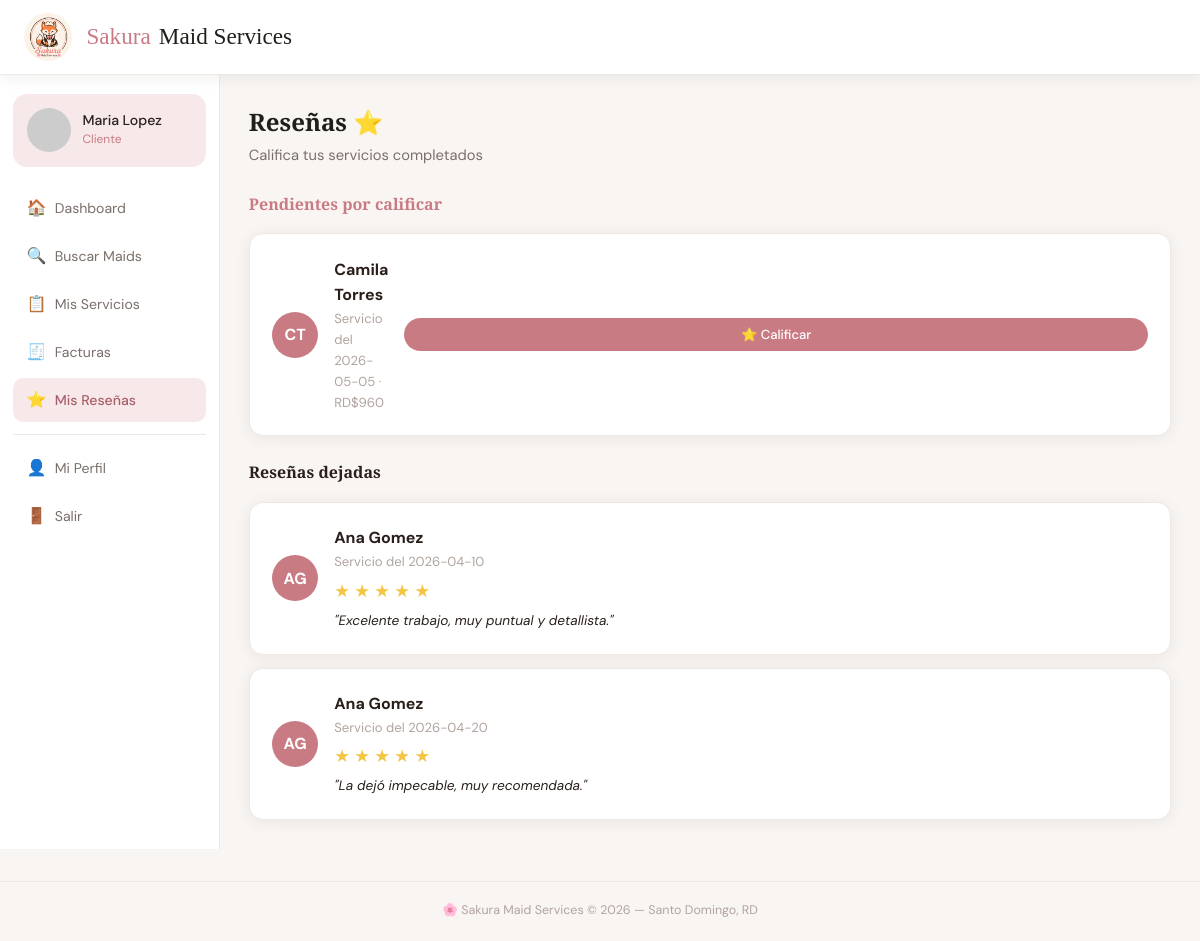
The app's page /resenas (signed in) with its own data.
### tables this page shows
CREATE TABLE IF NOT EXISTS servicio (
  id           INT UNSIGNED AUTO_INCREMENT PRIMARY KEY,
  cliente_id   INT UNSIGNED NOT NULL,
  maid_id      INT UNSIGNED NOT NULL,
  descripcion  TEXT,
  fecha        DATE NOT NULL,
  hora_inicio  TIME NOT NULL,
  hora_fin     TIME NOT NULL,
  direccion    VARCHAR(255) NOT NULL,
  estado       ENUM('pendiente','confirmado','en_progreso','completado','cancelado') NOT NULL DEFAULT 'pendiente',
  precio_total DECIMAL(10,2) DEFAULT 0.00,
  created_at   TIMESTAMP DEFAULT CURRENT_TIMESTAMP,
  FOREIGN KEY (cliente_id) REFERENCES usuario(id),
  FOREIGN KEY (maid_id)    REFERENCES perfil_maid(id)
);

CREATE TABLE IF NOT EXISTS usuario (
  id            INT UNSIGNED AUTO_INCREMENT PRIMARY KEY,
  nombre        VARCHAR(80)  NOT NULL,
  apellido      VARCHAR(80)  NOT NULL,
  email         VARCHAR(150) NOT NULL UNIQUE,
  password_hash VARCHAR(255) NOT NULL,
  telefono      VARCHAR(20),
  rol           ENUM('cliente','maid','admin') NOT NULL DEFAULT 'cliente',
  avatar_seed   VARCHAR(50) DEFAULT NULL,
  created_at    TIMESTAMP DEFAULT CURRENT_TIMESTAMP
);

CREATE TABLE IF NOT EXISTS resena (
  id           INT UNSIGNED AUTO_INCREMENT PRIMARY KEY,
  servicio_id  INT UNSIGNED NOT NULL UNIQUE,
  autor_id     INT UNSIGNED NOT NULL,
  calificacion TINYINT NOT NULL CHECK (calificacion BETWEEN 1 AND 5),
  comentario   TEXT,
  created_at   TIMESTAMP DEFAULT CURRENT_TIMESTAMP,
  FOREIGN KEY (servicio_id) REFERENCES servicio(id) ON DELETE CASCADE,
  FOREIGN KEY (autor_id)    REFERENCES usuario(id)
);

### app/controllers/ResenaController.php (called while the page is built, shortened)
<?php
class ResenaController {
   public function index(): void {
    $user = authUser(); $db = getDB();
    $r = $db->prepare("SELECT r.*,s.fecha,u.nombre mn,u.apellido ma FROM resena r JOIN servicio s ON r.servicio_id=s.id JOIN perfil_maid pm ON s.maid_id=pm.id JOIN usuario u ON pm.usuario_id=u.id WHERE r.autor_id=? ORDER BY r.created_at DESC");
    $r->execute([$user['id']]); $resenas = $r->fetchAll();
    $p = $db->prepare("SELECT s.*,u.nombre mn,u.apellido ma FROM servicio s JOIN perfil_maid pm ON s.maid_id=pm.id JOIN usuario u ON pm.usuario_id=u.id WHERE s.cliente_id=? AND s.estado='completado' AND s.id NOT IN (SELECT servicio_id FROM resena) ORDER BY s.fecha DESC");
    $p->execute([$user['id']]); $pendientes = $p->fetchAll();
    require __DIR__.'/../views/client/resenas.php';
}
}

### config/app.php (called while the page is built, shortened)
<?php
function e(string $s): string         { return htmlspecialchars($s, ENT_QUOTES, 'UTF-8'); }

### app/views/client/resenas.php (the view)
<?php $pageTitle='Reseñas'; $ap='resenas'; require __DIR__.'/../shared/layout_top.php'; ?>
<div class="page-head"><h1>Reseñas ⭐</h1><p>Califica tus servicios completados</p></div>
<?php if(empty($resenas) && empty($pendientes)): ?>
<div class="card" style="text-align:center;padding:3rem">
  <div style="font-size:3rem;margin-bottom:1rem">⭐</div>
  <p style="color:var(--g400)">No tienes servicios completados aún.</p>
</div>
<?php else: ?>
<?php if(!empty($pendientes)): ?>
<div style="margin-bottom:1.5rem">
  <h2 style="font-size:1rem;margin-bottom:1rem;color:var(--rose)">Pendientes por calificar</h2>
  <div style="display:flex;flex-direction:column;gap:.8rem">
  <?php foreach($pendientes as $s):
    $ini = strtoupper(substr($s['mn'],0,1).substr($s['ma'],0,1));
  ?>
  <div class="card" style="display:flex;align-items:center;gap:1rem">
    <div style="width:46px;height:46px;border-radius:50%;background:#C97B84;display:flex;align-items:center;justify-content:center;color:#fff;font-weight:700;font-size:1rem;flex-shrink:0"><?=$ini?></div>
    <div style="flex:1">
      <div style="font-weight:700"><?=e($s['mn'].' '.$s['ma'])?></div>
      <div style="font-size:.82rem;color:var(--g400)">Servicio del <?=e($s['fecha'])?> · RD$<?=number_format($s['precio_total'],0,'.','.')?></div>
    </div>
    <a href="/resenas/crear?servicio_id=<?=(int)$s['id']?>" class="btn btn-primary btn-sm">⭐ Calificar</a>
  </div>
  <?php endforeach; ?>
  </div>
</div>
<?php endif; ?>
<?php if(!empty($resenas)): ?>
<div>
  <h2 style="font-size:1rem;margin-bottom:1rem">Reseñas dejadas</h2>
  <div style="display:flex;flex-direction:column;gap:.8rem">
  <?php foreach($resenas as $r):
    $ini = strtoupper(substr($r['mn'],0,1).substr($r['ma'],0,1));
    $est = (int)$r['calificacion'];
  ?>
  <div class="card">
    <div style="display:flex;align-items:center;gap:1rem">
      <div style="width:46px;height:46px;border-radius:50%;background:#C97B84;display:flex;align-items:center;justify-content:center;color:#fff;font-weight:700;font-size:1rem;flex-shrink:0"><?=$ini?></div>
      <div style="flex:1">
        <div style="font-weight:700"><?=e($r['mn'].' '.$r['ma'])?></div>
        <div style="font-size:.82rem;color:var(--g400)">Servicio del <?=e($r['fecha'])?></div>
        <div style="margin:.3rem 0">
          <?php for($i=1;$i<=5;$i++): ?>
            <span style="color:<?=$i<=$est?'#f4c542':'#ddd'?>;font-size:1.1rem">★</span>
          <?php endfor; ?>
        </div>
        <?php if($r['comentario']): ?>
        <div style="font-size:.85rem;color:var(--g500);font-style:italic">"<?=e($r['comentario'])?>"</div>
        <?php endif; ?>
      </div>
    </div>
  </div>
  <?php endforeach; ?>
  </div>
</div>
<?php endif; ?>
<?php endif; ?>
<?php require __DIR__.'/../shared/layout_bottom.php'; ?>

### public/index.php (shortened to what this page needs)
<?php
require_once __DIR__.'/../config/app.php';
$uri = strtok($_SERVER['REQUEST_URI'], '?');
$uri = preg_replace('#/+#', '/', $uri);
$uri = rtrim($uri, '/');
$method = $_SERVER['REQUEST_METHOD'];
$routes = [
    ['GET',  '/',                      'HomeController',      'index'],
    ['GET',  '/login',                 'AuthController',      'loginForm'],
    ['POST', '/login',                 'AuthController',      'login'],
    ['GET',  '/registro',              'AuthController',      'registerForm'],
    ['POST', '/registro',              'AuthController',      'register'],
    ['GET',  '/logout',                'AuthController',      'logout'],
    ['GET',  '/dashboard',             'DashboardController', 'index'],
    ['GET',  '/maids',                 'MaidController',      'index'],
    ['GET',  '/maids/perfil',          'MaidController',      'perfil'],
    ['POST', '/maids/perfil',          'MaidController',      'guardarPerfil'],
    ['GET',  '/servicios',             'ServicioController',  'index'],
    ['GET',  '/servicios/nuevo',       'ServicioController',  'nuevo'],
    ['POST', '/servicios/nuevo',       'ServicioController',  'crear'],
    ['POST', '/servicios/estado',      'ServicioController',  'cambiarEstado'],
    ['GET',  '/facturas',              'FacturaController',   'index'],
    ['GET',  '/reportes',              'ReporteController',   'index'],
    ['GET',  '/perfil',                'PerfilController',    'index'],
    ['POST', '/perfil',                'PerfilController',    'actualizar'],
    ['GET',  '/resenas',               'ResenaController',    'index'],
    ['GET',  '/resenas/crear',         'ResenaController',    'crear'],
    ['POST', '/resenas/crear',         'ResenaController',    'guardar'],
    ['GET',  '/api/dashboard-data',    'ApiController',       'dashboardData'],
    ['GET',  '/api/reporte-data',      'ApiController',       'reporteData'],
    ['GET',  '/admin/maids',           'MaidController',      'adminMailds'],
    ['POST', '/admin/maids/tarifa',    'MaidController',      'editarTarifa'],
];
foreach ($routes as [$rm, $ru, $ctrl, $action]) {
    if ($method === $rm && $uri === $ru) {
        (new $ctrl())->$action(); exit;
    }
}

### public/css/sakura.css (style rules this page uses)
:root { --carbon: #1E2019; --apricot: #FFE1C6; --yellow: #FFFBD9; --olive: #846C5B; --rose: #C97B84; --rose-dark: #a85f69; --rose-pale: #f7e8ea; --white: #ffffff; --g100: #f9f5f3; --g200: #ede8e4; --g400: #b0a49e; --g600: #7a6f6a; --text: #2a1f1a; --r: 14px; --sh: 0 2px 16px rgba(30,32,25,.07); --sh2: 0 8px 40px rgba(30,32,25,.13); }
*,*::before,*::after { box-sizing:border-box;margin:0;padding:0 }
html { font-size:16px;scroll-behavior:smooth }
body { font-family:'DM Sans',sans-serif;color:var(--text);background:var(--g100);min-height:100vh;line-height:1.6 }
h1,h2,h3,.brand { font-family:'Playfair Display',serif }
a { color:var(--rose);text-decoration:none;transition:color .2s }
.btn { display:inline-flex;align-items:center;justify-content:center;gap:.45rem;padding:.78rem 1.6rem;border:none;border-radius:50px;font-family:'DM Sans',sans-serif;font-size:.93rem;font-weight:500;cursor:pointer;transition:all .2s;text-decoration:none;white-space:nowrap }
.btn-primary { background:var(--rose);color:#fff;width:100% }
.btn-sm { padding:.38rem .9rem;font-size:.82rem }
.card { background:var(--white);border-radius:var(--r);padding:1.4rem;box-shadow:var(--sh);border:1px solid var(--g200) }
.page-head { margin-bottom:1.5rem }
.page-head h1 { font-size:1.5rem;color:var(--carbon) }
.page-head p { color:var(--g600);font-size:.92rem;margin-top:.15rem }

### records on screen
servicio: usuario.nombre+apellido "CT", usuario.nombre+apellido "Camila Torres", fecha "2026-05-05", precio_total "960"
resena: usuario.nombre+apellido "AG", usuario.nombre+apellido "Ana Gomez", servicio.fecha "2026-04-10", comentario "Excelente trabajo, muy puntual y detallista."
resena: usuario.nombre+apellido "AG", usuario.nombre+apellido "Ana Gomez", servicio.fecha "2026-04-20", comentario "La dejó impecable, muy recomendada."
